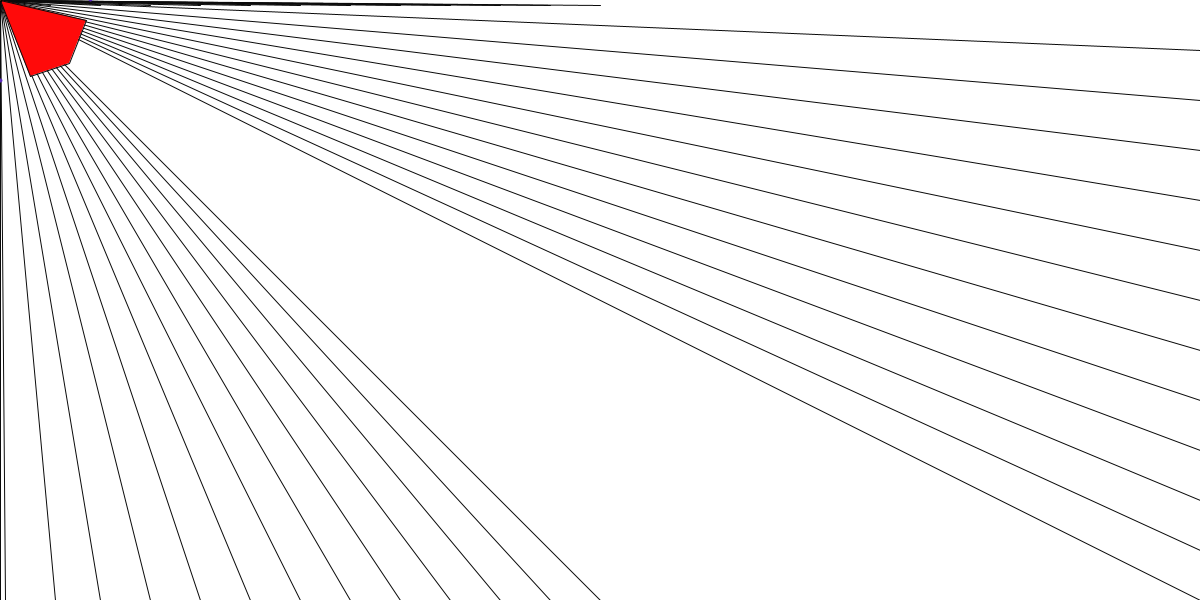
Frame 1 (no input)
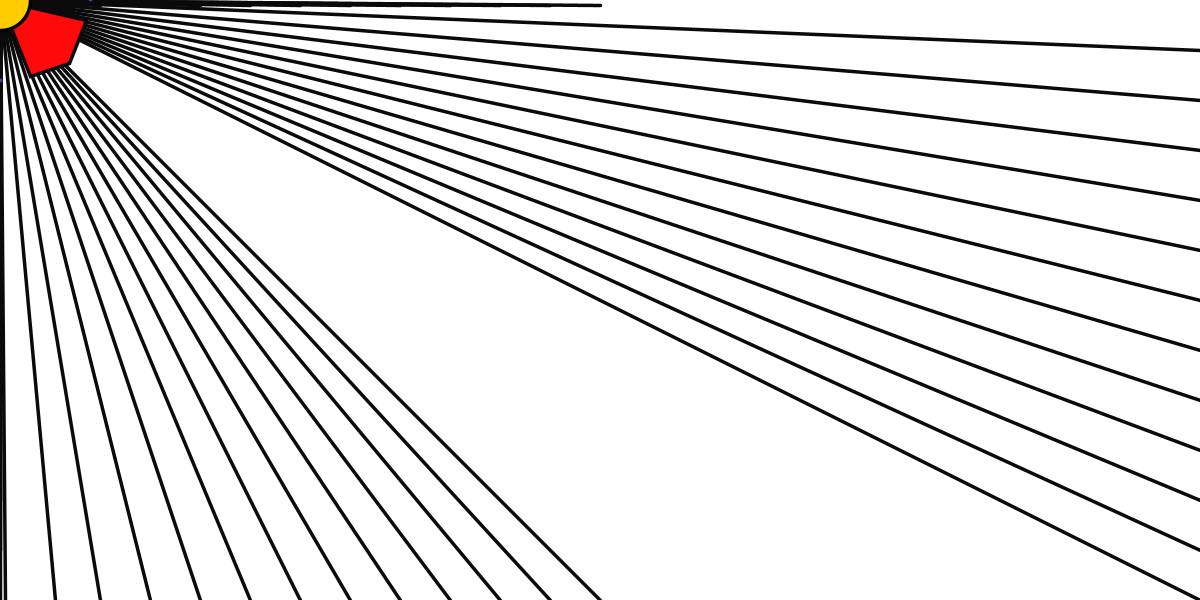
Frame 60 (the mouse pressed at the canvas centre just before this capture)
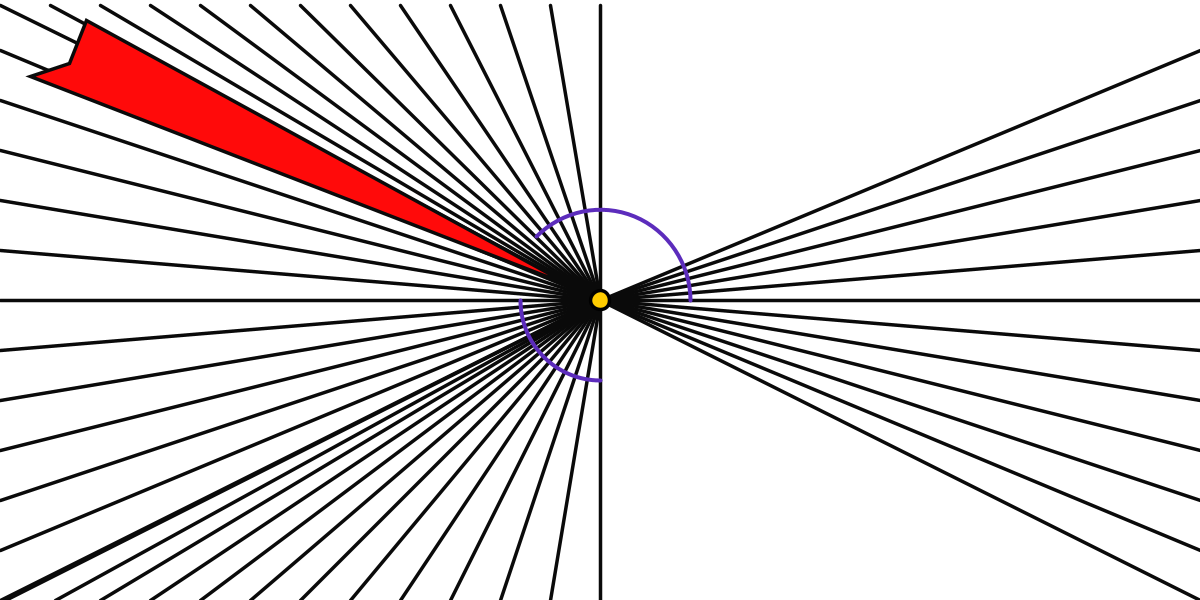
Frame 120 (the mouse held since frame 60 and released just before this capture)

The Processing sketch that drew these frames (run headless with seeded random() and noise(); from frame 60 on, the mouse is pressed at the canvas centre):

// Processing sketch: processing_73667
// ── processing_73667.pde

//Name: Yasmeen Almuhanna
//Introduction to Digital Media Fall 2012
//Section: A
//Date: 09/11/12

float randomDiameter=0; //Global variable - integer
float strokeGrey=0; // Global variable -line
float mx;
float my;

float a = random(0,255);
float b = random(0,255);
float c = random(0,255);
int l_color = color(a,b,c);


int radius = 24;
int edge = 56;
int inner = edge + radius;
float x;
float y;
float targetX, targetY;
float easing = 0.05;


void setup() {
  smooth();
  
  size(1200, 600);
 
  
}

void draw() {
  background (255);
  
   line(0,5,mouseX,mouseY);
  line(50,5,mouseX,mouseY);
  line(100,5,mouseX,mouseY);
  line(150,5,mouseX,mouseY);
  line(200,5,mouseX,mouseY);
  line(250,5,mouseX,mouseY);
  line(300,5,mouseX,mouseY);
  line(350,5,mouseX,mouseY);
  line(400,5,mouseX,mouseY);
  line(450,5,mouseX,mouseY);
  line(500,5,mouseX,mouseY);
  line(550,5,mouseX,mouseY);
  line(600,5,mouseX,mouseY);
  line(5,600,mouseX, mouseY);
  line(55,600,mouseX,mouseY);
  line(100,600,mouseX,mouseY);
  line(150,600,mouseX,mouseY);
  line(200,600,mouseX,mouseY);
  line(250,600,mouseX,mouseY);
  line(300,600,mouseX,mouseY);
  line(350,600,mouseX,mouseY);
  line(400,600,mouseX,mouseY);
  line(450,600,mouseX,mouseY);
  line(500,600,mouseX,mouseY);
  line(550,600,mouseX,mouseY);
  line(600,600,mouseX,mouseY);
  line(0,50,mouseX,mouseY);
  line(0,100,mouseX,mouseY);
  line(0,150,mouseX,mouseY);
  line(0,200,mouseX,mouseY);
  line(0,250,mouseX,mouseY);
  line(0,300,mouseX,mouseY);
  line(0,350,mouseX,mouseY);
  line(0,400,mouseX,mouseY);
  line(0,450,mouseX,mouseY);
  line(0,500,mouseX,mouseY);
  line(0,550,mouseX,mouseY);
  line(0,600,mouseX,mouseY);
  line(1200,50,mouseX,mouseY);
  line(1200, 100,mouseX, mouseY);
  line(1200,150,mouseX, mouseY);
  line(1200,200, mouseX, mouseY);
  line(1200, 250, mouseX, mouseY);
  line(1200, 300, mouseX, mouseY);
  line(1200, 350,mouseX, mouseY); 
  line(1200,400, mouseX, mouseY);
  line(1200,450, mouseX, mouseY);
  line(1200, 500, mouseX, mouseY);
  line(1200, 550, mouseX, mouseY);
  line(1200, 600, mouseX, mouseY);
  
  
  
  targetX = mouseX;
  float dx = targetX - x;
  if(abs(dx) > 1) {
    x += dx * easing;
  }
  
  targetY = mouseY;
  float dy = targetY - y;
  if(abs(dy) > 1) {
    y += dy * easing;
  }
 fill(255,0,0); 
 quad(x, y, 86, 20, 69, 63, 30, 76);
 
 stroke (85,35,185);
 strokeWeight (4);

noFill();
arc(mouseX, mouseY, 160, 160, HALF_PI, PI);

arc(mouseX, mouseY, 180, 180, PI+QUARTER_PI, TWO_PI);
  

  noStroke(); //to make the bubbles gradually disappear
  fill(255,10);
  rect(0,0,width,height);
  
  stroke(strokeGrey);
  strokeWeight(3.5);
  fill(255, 204, 0);

  if (randomDiameter<100) {
    randomDiameter++;
  }
  else {
    randomDiameter=0;
  }

  ellipse(mouseX, mouseY, randomDiameter, randomDiameter);
}


void mouseClicked() {
  if (strokeGrey==0) { //conditional, if stroke key is black change it to white
    strokeGrey=255;
  }
  else {
    strokeGrey = 0;
    if(l_color == color(a,b,c)) {
    l_color = color(c,a,b);
  }else{
    l_color = color(b,c,a);
  }
  a = random(0,255);
  b = random(0,255);
  c = random(0,255);
    
   
    
  }
}
